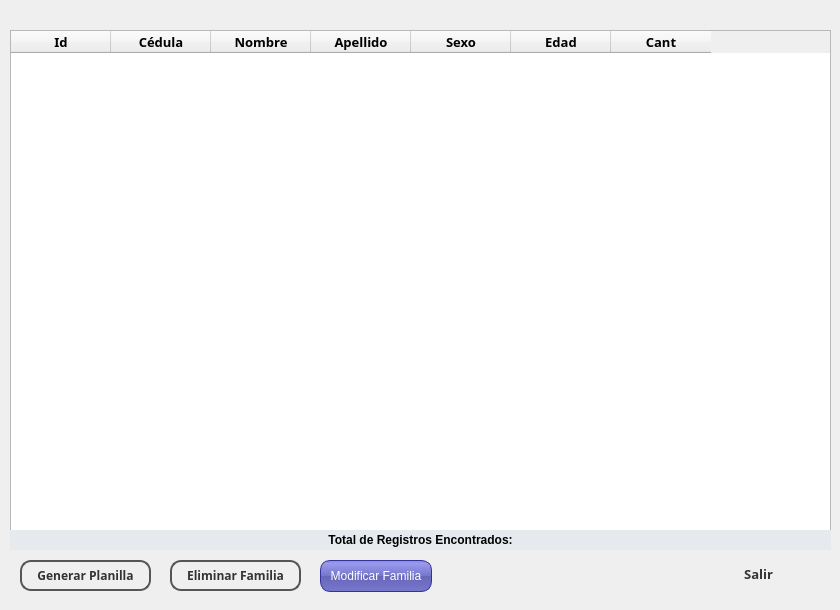
      <widget class="QWidget" name="Listado_familia">
       <attribute name="title">
        <string>Listado</string>
       </attribute>
       <widget class="QTableWidget" name="tableWidget">
        <property name="geometry">
         <rect>
          <x>10</x>
          <y>30</y>
          <width>821</width>
          <height>501</height>
         </rect>
        </property>
        <property name="cursor" stdset="0">
         <cursorShape>PointingHandCursor</cursorShape>
        </property>
        <property name="alternatingRowColors">
         <bool>true</bool>
        </property>
        <property name="selectionMode">
         <enum>QAbstractItemView::SingleSelection</enum>
        </property>
        <property name="selectionBehavior">
         <enum>QAbstractItemView::SelectRows</enum>
        </property>
        <property name="sortingEnabled">
         <bool>true</bool>
        </property>
        <attribute name="verticalHeaderShowSortIndicator" stdset="0">
         <bool>true</bool>
        </attribute>
        <column>
         <property name="text">
          <string>Id</string>
         </property>
         <property name="font">
          <font>
           <family>Sans Serif</family>
           <pointsize>10</pointsize>
           <weight>75</weight>
           <bold>true</bold>
          </font>
         </property>
        </column>
        <column>
         <property name="text">
          <string>Cédula</string>
         </property>
         <property name="font">
          <font>
           <family>Sans Serif</family>
           <pointsize>10</pointsize>
           <weight>75</weight>
           <bold>true</bold>
          </font>
         </property>
        </column>
        <column>
         <property name="text">
          <string>Nombre</string>
         </property>
         <property name="font">
          <font>
           <family>Sans Serif</family>
           <pointsize>10</pointsize>
           <weight>75</weight>
           <bold>true</bold>
          </font>
         </property>
        </column>
        <column>
         <property name="text">
          <string>Apellido</string>
         </property>
         <property name="font">
          <font>
           <family>Sans Serif</family>
           <pointsize>10</pointsize>
           <weight>75</weight>
           <bold>true</bold>
          </font>
         </property>
        </column>
        <column>
         <property name="text">
          <string>Sexo</string>
         </property>
         <property name="font">
          <font>
           <family>Sans Serif</family>
           <pointsize>10</pointsize>
           <weight>75</weight>
           <bold>true</bold>
          </font>
         </property>
        </column>
        <column>
         <property name="text">
          <string>Edad</string>
         </property>
         <property name="font">
          <font>
           <family>Sans Serif</family>
           <pointsize>10</pointsize>
           <weight>75</weight>
           <bold>true</bold>
          </font>
         </property>
        </column>
        <column>
         <property name="text">
          <string>Cant</string>
         </property>
         <property name="font">
          <font>
           <family>Sans Serif</family>
           <pointsize>10</pointsize>
           <weight>75</weight>
           <bold>true</bold>
          </font>
         </property>
        </column>
       </widget>
       <widget class="QFrame" name="frame">
        <property name="geometry">
         <rect>
          <x>10</x>
          <y>550</y>
          <width>821</width>
          <height>51</height>
         </rect>
        </property>
        <property name="styleSheet">
         <string notr="true">border: none;
background: qlineargradient(x1: 0, y1: 0, x2: 0, y2: 1,
stop: 0 #a6a6a6, stop: 0.08 #7f7f7f,
stop: 0.39999 #717171, stop: 0.4 #626262,
stop: 0.9 #4c4c4c, stop: 1 #333333);</string>
        </property>
        <property name="frameShape">
         <enum>QFrame::StyledPanel</enum>
        </property>
        <property name="frameShadow">
         <enum>QFrame::Raised</enum>
        </property>
        <widget class="QPushButton" name="btnPlanillaFamilia">
         <property name="geometry">
          <rect>
           <x>10</x>
           <y>10</y>
           <width>131</width>
           <height>31</height>
          </rect>
         </property>
         <property name="font">
          <font>
           <family>Sans Serif</family>
           <pointsize>9</pointsize>
           <weight>75</weight>
           <bold>true</bold>
          </font>
         </property>
         <property name="cursor">
          <cursorShape>PointingHandCursor</cursorShape>
         </property>
         <property name="styleSheet">
          <string notr="true">QPushButton {
color: #333;
border: 2px solid #555;
border-radius: 11px;
padding: 5px;
background: qradialgradient(cx: 0.3, cy: -0.4,
fx: 0.3, fy: -0.4,
radius: 1.35, stop: 0 #fff, stop: 1 #888);
min-width: 80px;
}

QPushButton:hover {
background: qradialgradient(cx: 0.3, cy: -0.4,
fx: 0.3, fy: -0.4,
radius: 1.35, stop: 0 #fff, stop: 1 #bbb);
}

QPushButton:pressed {
background: qradialgradient(cx: 0.4, cy: -0.1,
fx: 0.4, fy: -0.1,
radius: 1.35, stop: 0 #fff, stop: 1 #ddd);
}</string>
         </property>
         <property name="text">
          <string>Generar Planilla</string>
         </property>
        </widget>
        <widget class="QPushButton" name="btnBorrarFamilia">
         <property name="geometry">
          <rect>
           <x>160</x>
           <y>10</y>
           <width>131</width>
           <height>31</height>
          </rect>
         </property>
         <property name="font">
          <font>
           <family>Sans Serif</family>
           <pointsize>9</pointsize>
           <weight>75</weight>
           <bold>true</bold>
          </font>
         </property>
         <property name="cursor">
          <cursorShape>PointingHandCursor</cursorShape>
         </property>
         <property name="styleSheet">
          <string notr="true">QPushButton {
color: #333;
border: 2px solid #555;
border-radius: 11px;
padding: 5px;
background: qradialgradient(cx: 0.3, cy: -0.4,
fx: 0.3, fy: -0.4,
radius: 1.35, stop: 0 #fff, stop: 1 #888);
min-width: 80px;
}

QPushButton:hover {
background: qradialgradient(cx: 0.3, cy: -0.4,
fx: 0.3, fy: -0.4,
radius: 1.35, stop: 0 #fff, stop: 1 #bbb);
}

QPushButton:pressed {
background: qradialgradient(cx: 0.4, cy: -0.1,
fx: 0.4, fy: -0.1,
radius: 1.35, stop: 0 #fff, stop: 1 #ddd);
}</string>
         </property>
         <property name="text">
          <string>Eliminar Familia</string>
         </property>
        </widget>
        <widget class="QPushButton" name="btnModificarFamilia">
         <property name="geometry">
          <rect>
           <x>310</x>
           <y>10</y>
           <width>112</width>
           <height>32</height>
          </rect>
         </property>
         <property name="font">
          <font>
           <pointsize>-1</pointsize>
          </font>
         </property>
         <property name="cursor">
          <cursorShape>PointingHandCursor</cursorShape>
         </property>
         <property name="styleSheet">
          <string notr="true">QPushButton {
color: white;
background-color: QLinearGradient( x1: 0, y1: 0, x2: 0, y2: 1, stop: 0 #88d, stop: 0.1 #99e, stop: 0.49 #77c, stop: 0.5 #66b, stop: 1 #77c);
border-width: 1px;
border-color: #339;
border-style: solid;
border-radius: 10;
padding: 0px;
font-size: 12px;
padding-left: 5px;
padding-right: 5px;
min-width: 100px;
max-width: 100px;
min-height: 30px;
max-height: 30px;
}

QPushButton:hover {
color: #333;
background: qradialgradient(cx: 0.3, cy: -0.4,
fx: 0.3, fy: -0.4,
radius: 1.35, stop: 0 #fff, stop: 1 #bbb);
}
</string>
         </property>
         <property name="text">
          <string>Modificar Familia</string>
         </property>
        </widget>
        <widget class="QPushButton" name="btnSalirKomunal">
         <property name="geometry">
          <rect>
           <x>700</x>
           <y>10</y>
           <width>97</width>
           <height>27</height>
          </rect>
         </property>
         <property name="font">
          <font>
           <family>Sans Serif</family>
           <pointsize>10</pointsize>
           <weight>75</weight>
           <bold>true</bold>
          </font>
         </property>
         <property name="cursor">
          <cursorShape>PointingHandCursor</cursorShape>
         </property>
         <property name="styleSheet">
          <string notr="true">QPushButton {
color: #333;
background: qradialgradient(cx: 0.3, cy: -0.4,
fx: 0.3, fy: -0.4,
radius: 1.35, stop: 0 #fff, stop: 1 #888);
}

QPushButton:hover {
background: qradialgradient(cx: 0.3, cy: -0.4,
fx: 0.3, fy: -0.4,
radius: 1.35, stop: 0 #fff, stop: 1 #bbb);
}

QPushButton:pressed {
background: qradialgradient(cx: 0.4, cy: -0.1,
fx: 0.4, fy: -0.1,
radius: 1.35, stop: 0 #fff, stop: 1 #ddd);
}
</string>
         </property>
         <property name="text">
          <string>Salir</string>
         </property>
        </widget>
       </widget>
       <widget class="QLabel" name="lblTotalFamilias">
        <property name="geometry">
         <rect>
          <x>10</x>
          <y>530</y>
          <width>821</width>
          <height>20</height>
         </rect>
        </property>
        <property name="font">
         <font>
          <pointsize>9</pointsize>
         </font>
        </property>
        <property name="styleSheet">
         <string notr="true">background: #E6EAEF</string>
        </property>
        <property name="text">
         <string>&lt;!DOCTYPE HTML PUBLIC &quot;-//W3C//DTD HTML 4.0//EN&quot; &quot;http://www.w3.org/TR/REC-html40/strict.dtd&quot;&gt;
&lt;html&gt;&lt;head&gt;&lt;meta name=&quot;qrichtext&quot; content=&quot;1&quot; /&gt;&lt;style type=&quot;text/css&quot;&gt;
p, li { white-space: pre-wrap; }
&lt;/style&gt;&lt;/head&gt;&lt;body style=&quot; font-family:'Sans'; font-size:9pt; font-weight:400; font-style:normal;&quot;&gt;
&lt;p align=&quot;center&quot; style=&quot; margin-top:0px; margin-bottom:0px; margin-left:0px; margin-right:0px; -qt-block-indent:0; text-indent:0px;&quot;&gt;&lt;span style=&quot; font-weight:600;&quot;&gt;Total de Registros Encontrados:&lt;/span&gt;&lt;/p&gt;&lt;/body&gt;&lt;/html&gt;</string>
        </property>
       </widget>
      </widget>
